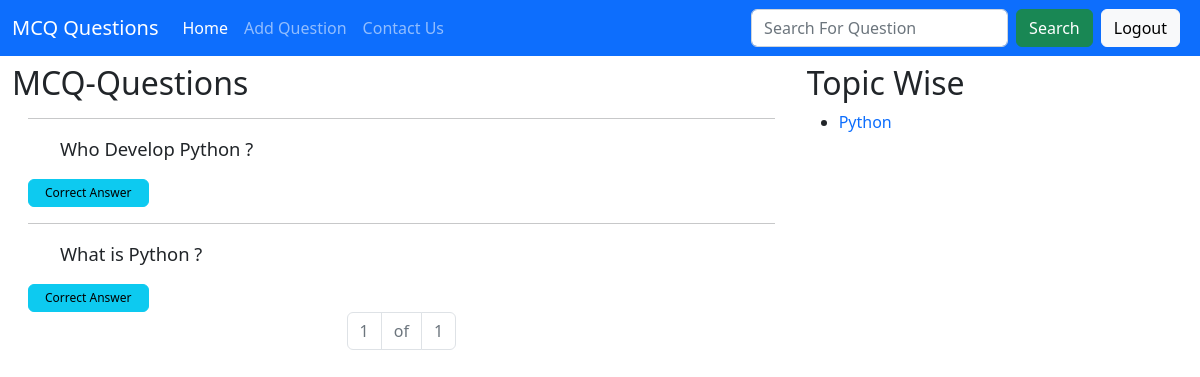
Screenshot of /home/ (signed in) with the database file from the repository.
### Application/models.py (models this page shows)
class McqQuestion(models.Model):
    user=models.ForeignKey(User,on_delete=models.CASCADE,related_name='user_question')
    topic=models.ForeignKey(Topic,on_delete=models.CASCADE,related_name='topic_question')
    question=models.TextField()
    def __str__(self):
        return self.question

class Topic(models.Model):
    user=models.ForeignKey(User,on_delete=models.CASCADE,related_name='user_mcq_topic',null=True)
    topic=models.CharField(max_length=100)
    def __str__(self):
        return self.topic

### Application/views.py (the view)
# urls.py: path('home/',views.home,name='home'),
@login_required
def home(request):
    topics=Topic.objects.all()
    p=Paginator(McqQuestion.objects.all().order_by('-id'),15)
    page=request.GET.get('page')
    ques=p.get_page(page)
    context={
        'topics':topics,
        'questions':ques
    }
    return render(request,'homepage.html',context)

### Application/templates/homepage.html (shortened to what this page needs)
{% extends 'base2.html' %}
{% block body %}
<div class="container-fluid mt-2">
  <div class="row g-3">
    <div class="col-sm-8">
      <h2>MCQ-Questions</h2>
      {% for question in questions %}
      <div class="px-3">
        <hr>
        <ul>
          <label for="">{{question}}</label>
        </ul>
        <button id="ansbtn{{question.id}}" onclick="myFunction(this.id)" class="btn btn-info btn-small px-3">Correct Answer</button>
      </div>
      {% endfor %}
      <nav aria-label="Page navigation example">
        <ul class="pagination justify-content-center">
          <li class="page-item disabled"><a class="page-link">{{questions.number}}</a></li>
          <li class="page-item disabled"><a class="page-link">of</a></li>
          <li class="page-item disabled"><a class="page-link">{{questions.paginator.num_pages}}</a></li>
        </ul>
      </nav>
    </div>
    <div class="col">
      <h2>Topic Wise</h2>
      <ul>
        {% for topic in topics %}
        <li><a class="topic_wise" href="{% url 'topicmcq' topic.id %}">{{topic}}</a></li>
        {% endfor %}
      </ul>
    </div>
  </div>
</div>
{% endblock body %}

### rows the page displays
McqQuestion: question "Who Develop Python ?"
McqQuestion: question "What is Python ?"
Topic: topic "Python"

### other values shown
{{ questions.number }} "1"
{{ questions.paginator.num_pages }} "1"
